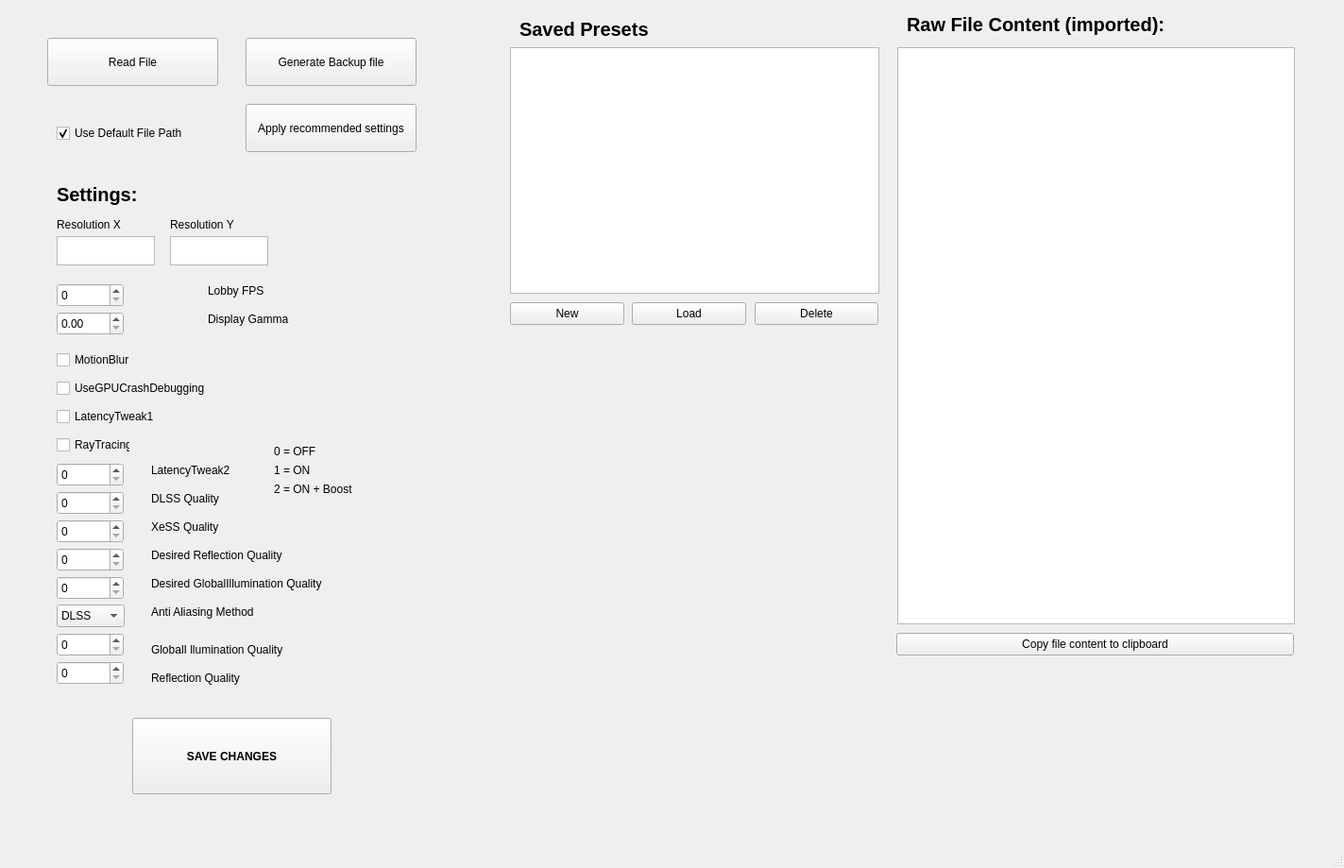
<?xml version="1.0" encoding="UTF-8"?>
<ui version="4.0">
 <class>MainWindow</class>
 <widget class="QMainWindow" name="MainWindow">
  <property name="geometry">
   <rect>
    <x>0</x>
    <y>0</y>
    <width>1423</width>
    <height>919</height>
   </rect>
  </property>
  <property name="windowTitle">
   <string>MainWindow</string>
  </property>
  <property name="windowIcon">
   <iconset theme="QIcon::ThemeIcon::DocumentProperties"/>
  </property>
  <widget class="QWidget" name="centralwidget">
   <widget class="QPushButton" name="Dateieinlesen">
    <property name="geometry">
     <rect>
      <x>50</x>
      <y>40</y>
      <width>181</width>
      <height>51</height>
     </rect>
    </property>
    <property name="text">
     <string>Read File</string>
    </property>
   </widget>
   <widget class="QTextBrowser" name="textBrowser">
    <property name="geometry">
     <rect>
      <x>950</x>
      <y>50</y>
      <width>421</width>
      <height>611</height>
     </rect>
    </property>
   </widget>
   <widget class="QCheckBox" name="checkBoxUseDefaultPath">
    <property name="geometry">
     <rect>
      <x>60</x>
      <y>130</y>
      <width>171</width>
      <height>22</height>
     </rect>
    </property>
    <property name="text">
     <string>Use Default File Path</string>
    </property>
    <property name="checked">
     <bool>true</bool>
    </property>
   </widget>
   <widget class="QLabel" name="label">
    <property name="geometry">
     <rect>
      <x>960</x>
      <y>10</y>
      <width>311</width>
      <height>31</height>
     </rect>
    </property>
    <property name="font">
     <font>
      <pointsize>15</pointsize>
      <bold>true</bold>
     </font>
    </property>
    <property name="text">
     <string>Raw File Content (imported):</string>
    </property>
   </widget>
   <widget class="QPushButton" name="pushButton_RecSettings">
    <property name="geometry">
     <rect>
      <x>260</x>
      <y>110</y>
      <width>181</width>
      <height>51</height>
     </rect>
    </property>
    <property name="text">
     <string>Apply recommended settings</string>
    </property>
   </widget>
   <widget class="QTextEdit" name="textEdit_ResX">
    <property name="geometry">
     <rect>
      <x>60</x>
      <y>250</y>
      <width>104</width>
      <height>31</height>
     </rect>
    </property>
   </widget>
   <widget class="QTextEdit" name="textEdit_ResY">
    <property name="geometry">
     <rect>
      <x>180</x>
      <y>250</y>
      <width>104</width>
      <height>31</height>
     </rect>
    </property>
   </widget>
   <widget class="QLabel" name="label_2">
    <property name="geometry">
     <rect>
      <x>60</x>
      <y>230</y>
      <width>81</width>
      <height>16</height>
     </rect>
    </property>
    <property name="text">
     <string>Resolution X</string>
    </property>
   </widget>
   <widget class="QLabel" name="label_3">
    <property name="geometry">
     <rect>
      <x>180</x>
      <y>230</y>
      <width>111</width>
      <height>16</height>
     </rect>
    </property>
    <property name="text">
     <string>Resolution Y</string>
    </property>
   </widget>
   <widget class="QPushButton" name="pushButton_GenBackupFile">
    <property name="geometry">
     <rect>
      <x>260</x>
      <y>40</y>
      <width>181</width>
      <height>51</height>
     </rect>
    </property>
    <property name="text">
     <string>Generate Backup file</string>
    </property>
   </widget>
   <widget class="QLabel" name="label_4">
    <property name="geometry">
     <rect>
      <x>60</x>
      <y>190</y>
      <width>191</width>
      <height>31</height>
     </rect>
    </property>
    <property name="font">
     <font>
      <pointsize>15</pointsize>
      <bold>true</bold>
     </font>
    </property>
    <property name="text">
     <string>Settings:</string>
    </property>
   </widget>
   <widget class="QCheckBox" name="checkBox_MotionBlur">
    <property name="geometry">
     <rect>
      <x>60</x>
      <y>370</y>
      <width>151</width>
      <height>22</height>
     </rect>
    </property>
    <property name="text">
     <string>MotionBlur</string>
    </property>
   </widget>
   <widget class="QCheckBox" name="checkBoxUseGPUCrashDebugging">
    <property name="geometry">
     <rect>
      <x>60</x>
      <y>400</y>
      <width>231</width>
      <height>22</height>
     </rect>
    </property>
    <property name="text">
     <string>UseGPUCrashDebugging</string>
    </property>
   </widget>
   <widget class="QLabel" name="label_LatencyTweak2">
    <property name="geometry">
     <rect>
      <x>160</x>
      <y>490</y>
      <width>121</width>
      <height>16</height>
     </rect>
    </property>
    <property name="text">
     <string>LatencyTweak2</string>
    </property>
   </widget>
   <widget class="QCheckBox" name="checkBoxLatencyTweak1">
    <property name="geometry">
     <rect>
      <x>60</x>
      <y>430</y>
      <width>211</width>
      <height>22</height>
     </rect>
    </property>
    <property name="text">
     <string>LatencyTweak1</string>
    </property>
   </widget>
   <widget class="QSpinBox" name="spinBoxLatencyTweak2">
    <property name="geometry">
     <rect>
      <x>60</x>
      <y>490</y>
      <width>71</width>
      <height>25</height>
     </rect>
    </property>
    <property name="maximum">
     <number>2</number>
    </property>
   </widget>
   <widget class="QLabel" name="label_5">
    <property name="geometry">
     <rect>
      <x>290</x>
      <y>470</y>
      <width>91</width>
      <height>16</height>
     </rect>
    </property>
    <property name="text">
     <string>0 = OFF</string>
    </property>
   </widget>
   <widget class="QLabel" name="label_6">
    <property name="geometry">
     <rect>
      <x>290</x>
      <y>490</y>
      <width>91</width>
      <height>16</height>
     </rect>
    </property>
    <property name="text">
     <string>1 = ON</string>
    </property>
   </widget>
   <widget class="QLabel" name="label_7">
    <property name="geometry">
     <rect>
      <x>290</x>
      <y>510</y>
      <width>91</width>
      <height>16</height>
     </rect>
    </property>
    <property name="text">
     <string>2 = ON + Boost</string>
    </property>
   </widget>
   <widget class="QSpinBox" name="spinBoxDLSSQuality">
    <property name="geometry">
     <rect>
      <x>60</x>
      <y>520</y>
      <width>71</width>
      <height>25</height>
     </rect>
    </property>
    <property name="maximum">
     <number>2</number>
    </property>
   </widget>
   <widget class="QSpinBox" name="spinBox_XeSSQuality">
    <property name="geometry">
     <rect>
      <x>60</x>
      <y>550</y>
      <width>71</width>
      <height>25</height>
     </rect>
    </property>
    <property name="maximum">
     <number>2</number>
    </property>
   </widget>
   <widget class="QLabel" name="label_8">
    <property name="geometry">
     <rect>
      <x>160</x>
      <y>520</y>
      <width>141</width>
      <height>16</height>
     </rect>
    </property>
    <property name="text">
     <string>DLSS Quality</string>
    </property>
   </widget>
   <widget class="QLabel" name="label_9">
    <property name="geometry">
     <rect>
      <x>160</x>
      <y>550</y>
      <width>141</width>
      <height>16</height>
     </rect>
    </property>
    <property name="text">
     <string>XeSS Quality</string>
    </property>
   </widget>
   <widget class="QPushButton" name="pushButton_SaveChanges">
    <property name="geometry">
     <rect>
      <x>140</x>
      <y>760</y>
      <width>211</width>
      <height>81</height>
     </rect>
    </property>
    <property name="font">
     <font>
      <bold>true</bold>
     </font>
    </property>
    <property name="text">
     <string>SAVE CHANGES</string>
    </property>
   </widget>
   <widget class="QLabel" name="label_10">
    <property name="geometry">
     <rect>
      <x>220</x>
      <y>330</y>
      <width>121</width>
      <height>16</height>
     </rect>
    </property>
    <property name="text">
     <string>Display Gamma</string>
    </property>
   </widget>
   <widget class="QCheckBox" name="checkBoxRayTracing">
    <property name="geometry">
     <rect>
      <x>60</x>
      <y>460</y>
      <width>78</width>
      <height>22</height>
     </rect>
    </property>
    <property name="text">
     <string>RayTracing</string>
    </property>
   </widget>
   <widget class="QSpinBox" name="spinBoxDesiredReflectionQuality">
    <property name="geometry">
     <rect>
      <x>60</x>
      <y>580</y>
      <width>71</width>
      <height>25</height>
     </rect>
    </property>
    <property name="maximum">
     <number>3</number>
    </property>
   </widget>
   <widget class="QLabel" name="label_11">
    <property name="geometry">
     <rect>
      <x>160</x>
      <y>580</y>
      <width>151</width>
      <height>16</height>
     </rect>
    </property>
    <property name="text">
     <string>Desired Reflection Quality</string>
    </property>
   </widget>
   <widget class="QLabel" name="label_12">
    <property name="geometry">
     <rect>
      <x>160</x>
      <y>610</y>
      <width>231</width>
      <height>16</height>
     </rect>
    </property>
    <property name="text">
     <string>Desired GlobalIllumination Quality</string>
    </property>
   </widget>
   <widget class="QSpinBox" name="spinBoxDesiredGlobalIlluminationQuality">
    <property name="geometry">
     <rect>
      <x>60</x>
      <y>610</y>
      <width>71</width>
      <height>25</height>
     </rect>
    </property>
    <property name="maximum">
     <number>3</number>
    </property>
   </widget>
   <widget class="QComboBox" name="comboBoxAntiAliasingMethod">
    <property name="geometry">
     <rect>
      <x>60</x>
      <y>640</y>
      <width>72</width>
      <height>24</height>
     </rect>
    </property>
    <item>
     <property name="text">
      <string>DLSS</string>
     </property>
    </item>
    <item>
     <property name="text">
      <string>Disabled</string>
     </property>
    </item>
   </widget>
   <widget class="QLabel" name="label_13">
    <property name="geometry">
     <rect>
      <x>160</x>
      <y>640</y>
      <width>201</width>
      <height>16</height>
     </rect>
    </property>
    <property name="text">
     <string>Anti Aliasing Method</string>
    </property>
   </widget>
   <widget class="QSpinBox" name="spinBox_PreNaniteGlobalIlluminationQuality">
    <property name="geometry">
     <rect>
      <x>60</x>
      <y>670</y>
      <width>71</width>
      <height>25</height>
     </rect>
    </property>
    <property name="maximum">
     <number>3</number>
    </property>
   </widget>
   <widget class="QLabel" name="label_14">
    <property name="geometry">
     <rect>
      <x>160</x>
      <y>680</y>
      <width>171</width>
      <height>16</height>
     </rect>
    </property>
    <property name="text">
     <string>GlobalI llumination Quality</string>
    </property>
   </widget>
   <widget class="QSpinBox" name="spinBox_PreNaniteReflectionQuality">
    <property name="geometry">
     <rect>
      <x>60</x>
      <y>700</y>
      <width>71</width>
      <height>25</height>
     </rect>
    </property>
    <property name="maximum">
     <number>3</number>
    </property>
   </widget>
   <widget class="QLabel" name="label_15">
    <property name="geometry">
     <rect>
      <x>160</x>
      <y>710</y>
      <width>291</width>
      <height>16</height>
     </rect>
    </property>
    <property name="text">
     <string>Reflection Quality</string>
    </property>
   </widget>
   <widget class="QDoubleSpinBox" name="doubleSpinBoxDisplayGamma">
    <property name="geometry">
     <rect>
      <x>60</x>
      <y>330</y>
      <width>71</width>
      <height>25</height>
     </rect>
    </property>
   </widget>
   <widget class="QListWidget" name="listWidgetSavedPresets">
    <property name="geometry">
     <rect>
      <x>540</x>
      <y>50</y>
      <width>391</width>
      <height>261</height>
     </rect>
    </property>
    <property name="minimumSize">
     <size>
      <width>391</width>
      <height>0</height>
     </size>
    </property>
   </widget>
   <widget class="QLabel" name="label_16">
    <property name="geometry">
     <rect>
      <x>550</x>
      <y>20</y>
      <width>151</width>
      <height>21</height>
     </rect>
    </property>
    <property name="font">
     <font>
      <pointsize>15</pointsize>
      <bold>true</bold>
     </font>
    </property>
    <property name="text">
     <string>Saved Presets</string>
    </property>
   </widget>
   <widget class="QPushButton" name="pushButtonNewPreset">
    <property name="geometry">
     <rect>
      <x>540</x>
      <y>320</y>
      <width>121</width>
      <height>24</height>
     </rect>
    </property>
    <property name="minimumSize">
     <size>
      <width>80</width>
      <height>0</height>
     </size>
    </property>
    <property name="text">
     <string>New</string>
    </property>
   </widget>
   <widget class="QPushButton" name="pushButtonDeletePreset">
    <property name="geometry">
     <rect>
      <x>799</x>
      <y>320</y>
      <width>131</width>
      <height>24</height>
     </rect>
    </property>
    <property name="minimumSize">
     <size>
      <width>80</width>
      <height>0</height>
     </size>
    </property>
    <property name="text">
     <string>Delete</string>
    </property>
   </widget>
   <widget class="QPushButton" name="pushButtonLoadPreset">
    <property name="geometry">
     <rect>
      <x>669</x>
      <y>320</y>
      <width>121</width>
      <height>24</height>
     </rect>
    </property>
    <property name="minimumSize">
     <size>
      <width>80</width>
      <height>0</height>
     </size>
    </property>
    <property name="text">
     <string>Load</string>
    </property>
   </widget>
   <widget class="QPushButton" name="pushButtonCopyFileContent">
    <property name="geometry">
     <rect>
      <x>949</x>
      <y>670</y>
      <width>421</width>
      <height>24</height>
     </rect>
    </property>
    <property name="text">
     <string>Copy file content to clipboard</string>
    </property>
   </widget>
   <widget class="QSpinBox" name="spinBoxFrontEndFrameLimit">
    <property name="geometry">
     <rect>
      <x>60</x>
      <y>300</y>
      <width>71</width>
      <height>25</height>
     </rect>
    </property>
    <property name="maximum">
     <number>480</number>
    </property>
   </widget>
   <widget class="QLabel" name="label_17">
    <property name="geometry">
     <rect>
      <x>220</x>
      <y>300</y>
      <width>81</width>
      <height>16</height>
     </rect>
    </property>
    <property name="text">
     <string>Lobby FPS</string>
    </property>
   </widget>
  </widget>
  <widget class="QStatusBar" name="statusbar"/>
  <widget class="QMenuBar" name="menubar">
   <property name="geometry">
    <rect>
     <x>0</x>
     <y>0</y>
     <width>1423</width>
     <height>21</height>
    </rect>
   </property>
  </widget>
 </widget>
 <resources/>
 <connections/>
</ui>
